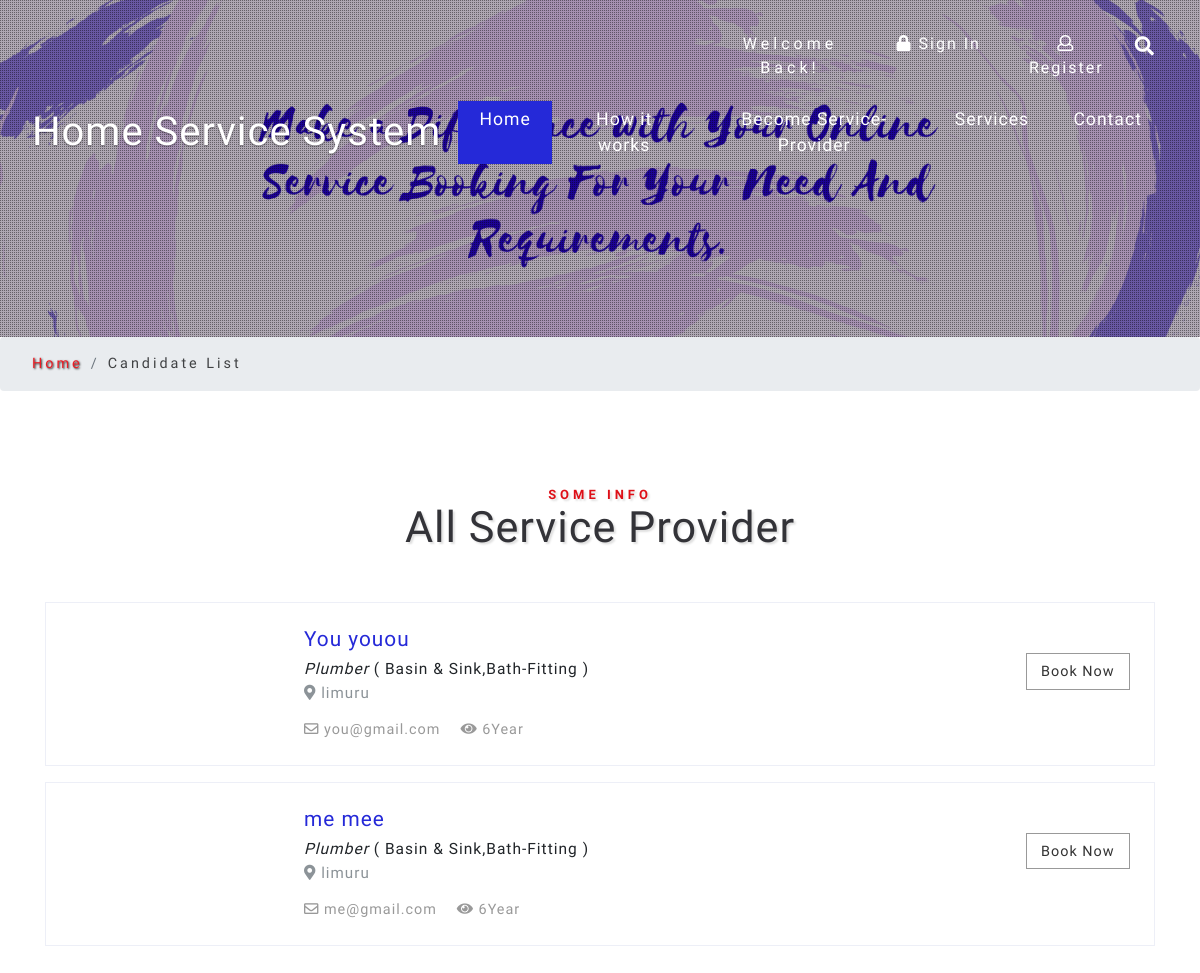
Screenshot of /search_service.php with the database file from the repository.
### tables this page shows
CREATE TABLE `freelancer` (
  `freelancer_id` int(11) NOT NULL,
  `freelancer_category_id` int(11) NOT NULL,
  `freelancer_subcategory_id` int(11) NOT NULL,
  `freelancer_firstname` varchar(255) NOT NULL,
  `freelancer_lastname` varchar(255) NOT NULL,
  `freelancer_email` varchar(255) NOT NULL,
  `freelancer_mobile` varchar(200) NOT NULL,
  `freelancer_address` varchar(200) NOT NULL,
  `freelancer_experience` varchar(200) NOT NULL,
  `freelancer_rate` varchar(255) NOT NULL,
  `freelancer_location` varchar(255) NOT NULL,
  `freelancer_image` varchar(255) NOT NULL,
  `freelancer_status` int(1) NOT NULL,
  `freelancer_regdate` timestamp NOT NULL DEFAULT current_timestamp() ON UPDATE current_timestamp()
);

CREATE TABLE `category` (
  `category_id` int(11) NOT NULL,
  `category_categoryName` varchar(255) DEFAULT NULL,
  `category_creationDate` timestamp NOT NULL DEFAULT current_timestamp(),
  `category_updationDate` varchar(255) DEFAULT NULL
);

CREATE TABLE `subcategory` (
  `subcategory_id` int(11) NOT NULL,
  `subcategory_category_id` int(11) DEFAULT NULL,
  `subcategory_name` varchar(255) DEFAULT NULL,
  `subcategory_creationDate` timestamp NULL DEFAULT current_timestamp(),
  `subcategory_updationDate` varchar(255) DEFAULT NULL
);

### search_service.php (the view, shortened to what this page needs)
<?php
include('conn.php');
$find="%{$_POST['category']}%";
$find2="%{$_POST['subcategory']}%";
  ?>
<!DOCTYPE html>
<html lang="zxx">
<head>
    <link href="css/bootstrap.css" rel='stylesheet' type='text/css' />
    <link href="css/style6.css" rel='stylesheet' type='text/css' />
    <link href="css/style.css" rel='stylesheet' type='text/css' />
    <link href="css/fontawesome-all.css" rel="stylesheet">
</head>
<body>
    <div id="demo-1" class="page-content">
        <div class="dotts">
            <?php include'header.php'; ?>
            <div class="banner-info-w3layouts text-center">
            </div>
        </div>
    </div>
    <ol class="breadcrumb justify-content-left">
        <li class="breadcrumb-item">
            <a href="index.html">Home</a>
        </li>
        <li class="breadcrumb-item active">Candidate List</li>
    </ol>
    <section class="banner-bottom-wthree py-lg-5 py-md-5 py-3">
        <div class="container">
            <div class="inner-sec-w3ls py-lg-5  py-3">
                <h3 class="tittle text-center mb-lg-4 mb-3">
                    <span>Some Info</span>All Service Provider</h3>
                <div class="row choose-main mt-5">
                    <div class="col-lg-12 job_info_left">
                        <?php
        $query=mysqli_query($conn,"select freelancer.*,category.category_categoryName as catname,category.category_id as cid,subcategory.subcategory_name as subcatname,subcategory.subcategory_id as subcatid from freelancer join category on category.category_id=freelancer.freelancer_category_id join subcategory on subcategory.subcategory_id=freelancer.freelancer_subcategory_id where freelancer.freelancer_category_id like '$find' and freelancer.freelancer_subcategory_id like '$find2'");
while($row=mysqli_fetch_array($query))
{
?>
                        <div class="emply-resume-list row mb-3">
                            <div class="col-md-9 emply-info">
                                <div class="emply-img">
                                </div>
                                <div class="emply-resume-info">
                                    <h4><a href="candidates_single.html"><?php echo $row['freelancer_firstname'].' '.$row['freelancer_lastname'] ?></a></h4>
                                    <h5 class="mt-2"><span><?php echo $row['catname'] ; ?></span> ( <?php echo $row['subcatname'] ; ?> )</h5>
                                    <p><i class="fas fa-map-marker-alt"></i> <?php echo $row['freelancer_location'] ; ?></p>
                                    <ul class="links_bottom_emp mt-2">
                                        <li><a href="candidates_single.html"><i class="far fa-envelope"></i> <span class="icon_text"> <?php echo $row['freelancer_email'] ; ?></span></a></li>
                                        <li><a href="#"><i class="fas fa-eye"></i> <span class="icon_text"> <?php echo $row['freelancer_experience'] ?></span>Year</a></li>
                                    </ul>
                                </div>
                                <div class="clearfix"></div>
                            </div>
                            <div class="col-md-3 emp_btn text-right">
                               <a href="book_now.php?pid=<?php echo htmlentities($row['freelancer_id']);?>" class="aply-btn ">Book Now</a>
                            </div>
                        </div>
                       <?php } ?>
                    </div>
                </div>
            </div>
        </div>
    </section>
</body>
</html>

### css/style.css (style rules this page uses)
html, body { margin: 0; font-size: 100%; font-family: 'Dosis', sans-serif; background: #fff; }
body a { text-decoration: none; transition: 0.5s all; -webkit-transition: 0.5s all; -moz-transition: 0.5s all; -o-transition: 0.5s all; -ms-transition: 0.5s all; font-family: 'Dosis', sans-serif; }
h1, h2, h3, h4, h5, h6 { margin: 0; font-family: 'Dosis', sans-serif; letter-spacing: 1px; }
p { margin: 0; font-size: 0.95em; color: #8c9398; line-height: 2em; letter-spacing: 1px; }
ul { margin: 0; padding: 0; }
.banner-info-w3layouts { padding-top: 10em; }
h3.tittle span { display: block; text-transform: uppercase; font-size: 0.3em; color: #de0f17; letter-spacing: 4px; font-weight: 600; }
h3.tittle { text-shadow: 2px 2px 2px rgba(41, 41, 41, 0.15); font-size: 2.7em; color: #333338; font-weight: 400; }
a.aply-btn { color: #fff; padding: 0.3em 1em; background: #de0f17; font-size: 0.9em; letter-spacing: 1px; }
.dotts { background: url(../images/dots.png); }
.page-content { background: url(../images/mid.png) no-repeat 0px 0px; background-size: cover; -webkit-background-size: cover; -moz-background-size: cover; -o-background-size: cover; -moz-background-size: cover; min-height: 300px; position: relative; }
li.breadcrumb-item { font-size: 0.9em; letter-spacing: 3px; }
li.breadcrumb-item a { color: #ec1c24; text-shadow: 1px 1px 2px #252424; }
.breadcrumb-item.active { color: #404244; }
ol.breadcrumb { margin: 0; padding: 1em 2em; }
ul.links_bottom_emp li { display: inline-block; margin: 0 1em 0 0; }
.emply-img { float: left; width: 27%; margin-right: 3%; }
.emply-resume-info { float: left; width: 70%; }
.emply-resume-info h5 { font-size: 0.97em; }
.emply-resume-info h4 { font-size: 1.3em; }
.emply-resume-info h4 a, ul.links_bottom_emp li a:hover { color: #2529d8; }
.emply-resume-info h5 span { font-style: italic; }
ul.links_bottom_emp li a { color: #999; letter-spacing: 1px; font-size: 0.9em; }
.emply-resume-list { margin: 0; border: 1px solid #edeff7; padding: 1.5em; -webkit-transition: 0.5s all; -moz-transition: 0.5s all; -o-transition: 0.5s all; -ms-transition: 0.5s all; transition: 0.5s all; }
.emply-info { padding-left: 0; }
.emp_btn { margin-top: 2em; padding: 0; }
.emp_btn a { border: 1px solid #999; padding: 0.6em 1em; font-size: 0.9em; letter-spacing: 1px; background: transparent; color: #333; }

### rows the page displays
freelancer: freelancer_firstname "You", freelancer_lastname "youou", category.category_categoryName "Plumber", subcategory.subcategory_name "Basin & Sink,Bath-Fitting", freelancer_location "limuru", freelancer_email "you@gmail.com", freelancer_experience "6"
freelancer: freelancer_firstname "me", freelancer_lastname "mee", category.category_categoryName "Plumber", subcategory.subcategory_name "Basin & Sink,Bath-Fitting", freelancer_location "limuru", freelancer_email "me@gmail.com", freelancer_experience "6"
